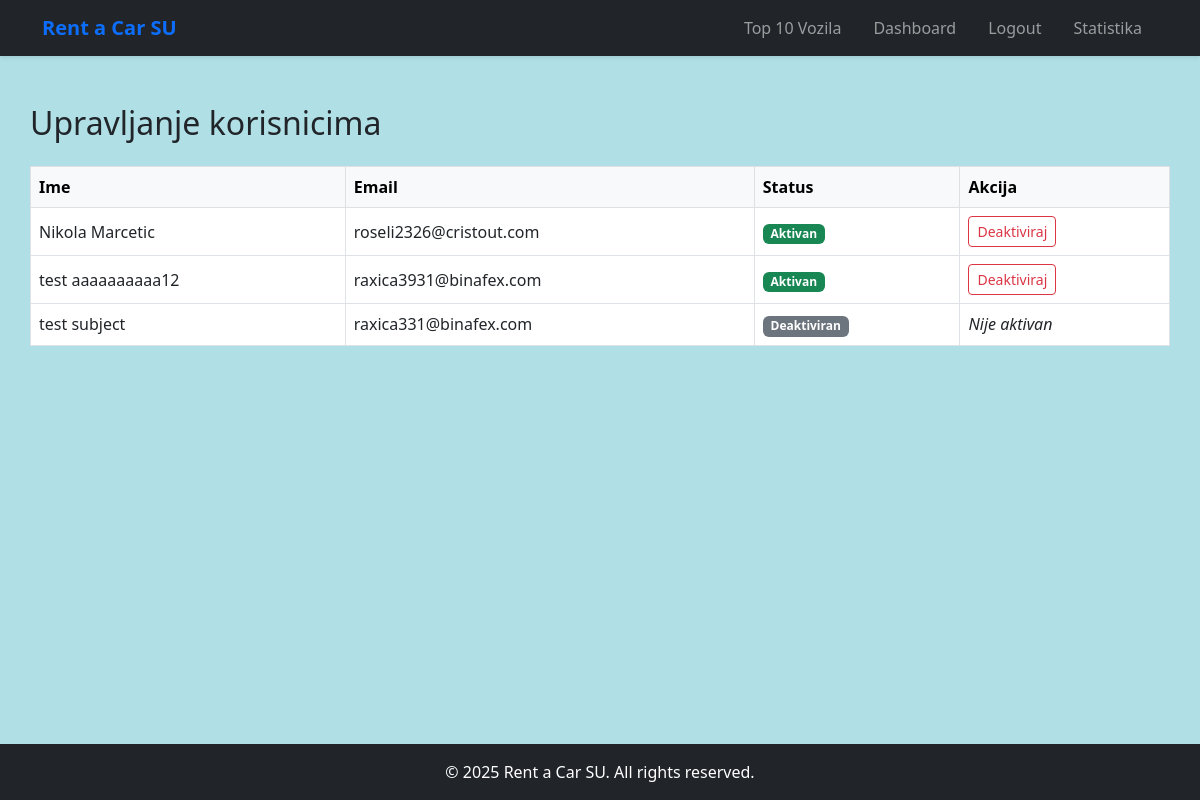
/admin_users.php (signed in), run on an earlier commit of the app's database.
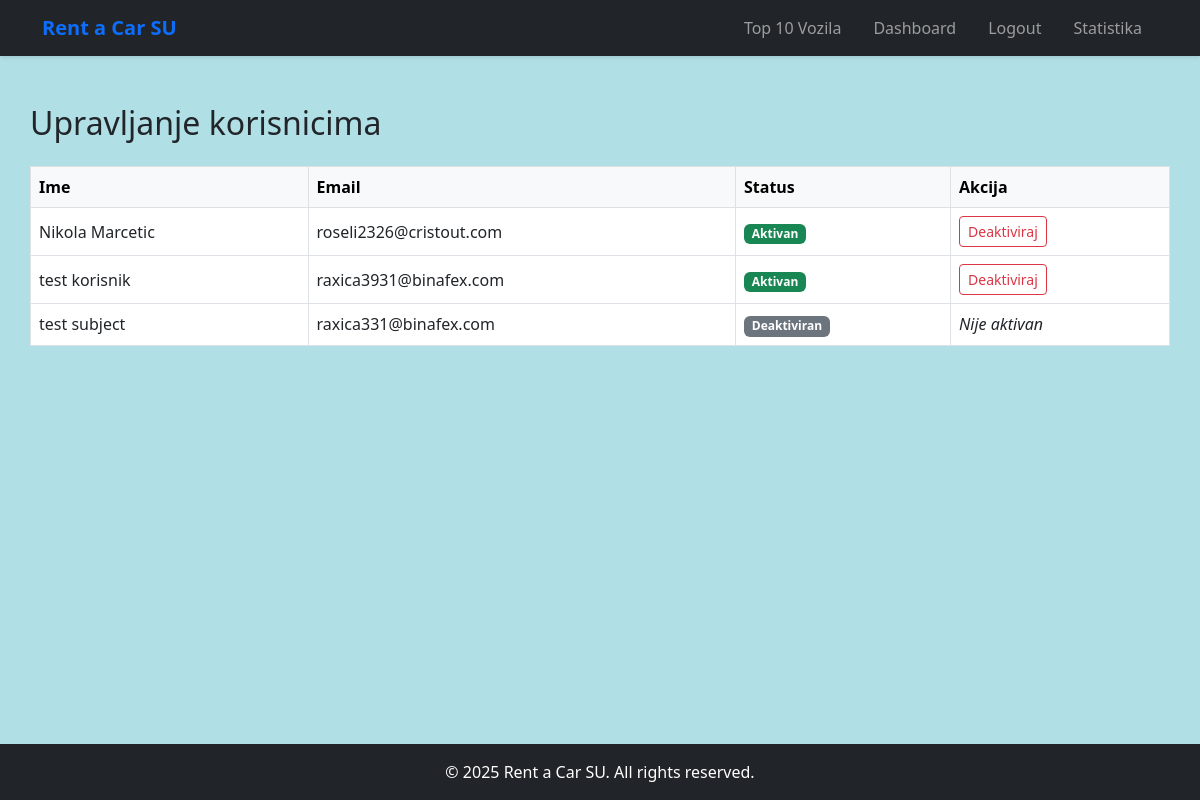
And on a later commit of the database.
### tables this page shows
CREATE TABLE `users` (
  `id` int(11) NOT NULL,
  `email` varchar(100) NOT NULL,
  `password` varchar(255) NOT NULL,
  `first_name` varchar(50) DEFAULT NULL,
  `last_name` varchar(50) DEFAULT NULL,
  `phone` varchar(20) DEFAULT NULL,
  `id_number` varchar(20) DEFAULT NULL,
  `driver_license` varchar(50) NOT NULL,
  `license_number` varchar(20) DEFAULT NULL,
  `license_place` varchar(50) DEFAULT NULL,
  `role` enum('user','worker','admin') DEFAULT 'user',
  `is_active` tinyint(1) DEFAULT 0,
  `reset_token` varchar(100) DEFAULT NULL,
  `activation_token` varchar(100) DEFAULT NULL,
  `banned_until` datetime DEFAULT NULL,
  `ban_reason` varchar(255) DEFAULT NULL,
  `activation_code` varchar(255) NOT NULL,
  `reset_token_expiry` datetime DEFAULT NULL
);

### admin_users.php (the view, shortened to what this page needs)
<?php
require_once 'includes/db_config.php';
include 'includes/header.php';
$stmt = $pdo->query("SELECT * FROM users WHERE role = 'user'");
$users = $stmt->fetchAll();
?>
<section class="container py-5">
    <h2>Upravljanje korisnicima</h2>
    <?php if (count($users) > 0): ?>
        <div class="table-responsive mt-4">
            <table class="table table-bordered align-middle">
                <thead class="table-light">
                <tr>
                    <th>Ime</th>
                    <th>Email</th>
                    <th>Status</th>
                    <th>Akcija</th>
                </tr>
                </thead>
                <tbody>
                <?php foreach ($users as $u): ?>
                    <tr>
                        <td><?php echo htmlspecialchars($u['first_name'] . ' ' . $u['last_name']); ?></td>
                        <td><?php echo htmlspecialchars($u['email']); ?></td>
                        <td>
                            <?php echo $u['is_active'] ? '<span class="badge bg-success">Aktivan</span>' : '<span class="badge bg-secondary">Deaktiviran</span>'; ?>
                        </td>
                        <td>
                            <?php if ($u['is_active']): ?>
                                <form method="post" onsubmit="return confirm('Da li ste sigurni da želite da deaktivirate ovog korisnika?');" style="display:inline;">
                                    <button type="submit" class="btn btn-sm btn-outline-danger">Deaktiviraj</button>
                                </form>
                            <?php else: ?>
                                <em>Nije aktivan</em>
                            <?php endif; ?>
                        </td>
                    </tr>
                <?php endforeach; ?>
                </tbody>
            </table>
        </div>
    <?php else: ?>
        <p class="text-muted mt-4">Nema registrovanih korisnika.</p>
    <?php endif; ?>
</section>
<?php include 'includes/footer.php'; ?>

What changed in the data, as far as the page shows it:
changed users "raxica3931@binafex.com": first_name+last_name "test aaaaaaaaaa12" → "test korisnik"
